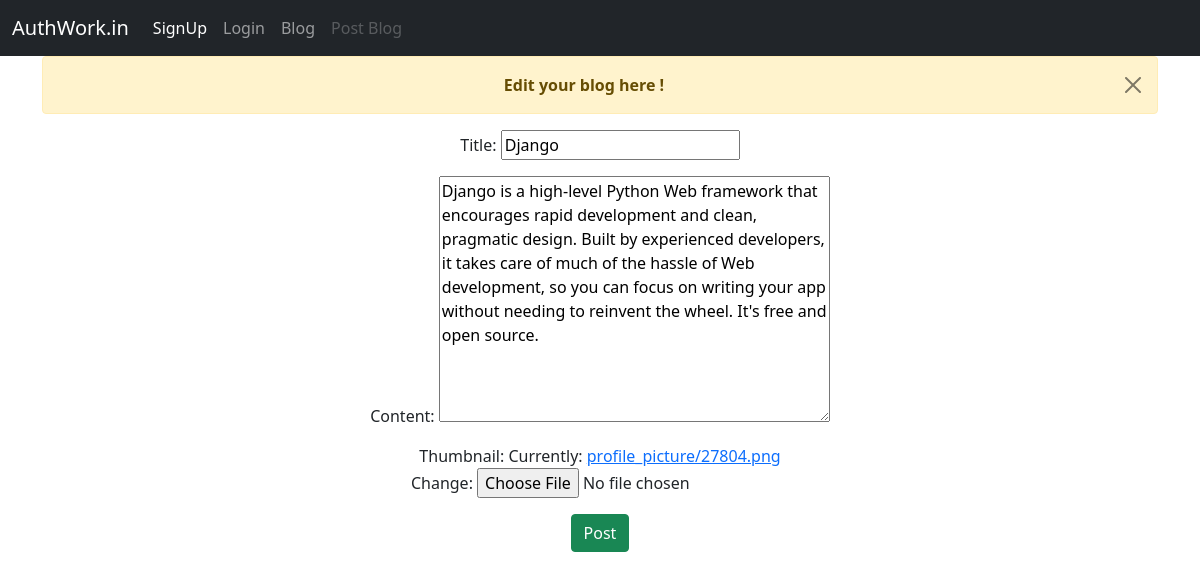
/blogpost/updatepost/3, run on the app's committed database.
### blog/models.py (models this page shows, shortened)
class Post(models.Model):
    post_id = models.AutoField(primary_key=True,default=None)
    title = models.CharField(max_length=200, unique=True)
    slug = models.SlugField(max_length=200, unique=True)
    author = models.ForeignKey(User, on_delete= models.CASCADE,related_name='blog_posts')
    updated_on = models.DateTimeField(auto_now= True)
    content = models.TextField()
    created_on = models.DateTimeField(auto_now_add=True)
    thumbnail = models.ImageField(upload_to = 'profile_picture/')
    profile = models.ForeignKey(Profile, on_delete=models.CASCADE,default=None,null=True)
    class Meta:
        ordering = ['-created_on']

### blog/views.py (the view)
# urls.py: path('blogpost/updatepost/<int:pk>' , UpdatePostView.as_view(), name = 'updatepost'),
class UpdatePostView(UpdateView):
    model = Post
    template_name = 'updateview.html'
    fields = 'title  content thumbnail '.split()

### blog/templates/updateview.html (shortened to what this page needs)
{% extends 'base.html' %}
{% block content %}
<div class="alert alert-warning alert-dismissible fade show" role="alert">
    <strong> Edit your blog here ! </strong>
    <button type="button" class="btn-close" data-bs-dismiss="alert" aria-label="Close"></button>
  </div>
<form  class="formgroup" method="post" enctype="multipart/form-data" runat='server'>
    {{ form.as_p }}
    <input  type="submit" class="btn btn-success" value="Post">
</form>
{% endblock content %}

### data on the page
Post: title "Django", content "Django is a high-level Python Web framework that encourages rapid development and clean, pragmatic design. Built by experienced developers, it takes care of much of the hassle of Web development, so you can focus on writing your app without needing to reinvent the wheel. It's free and open source."
